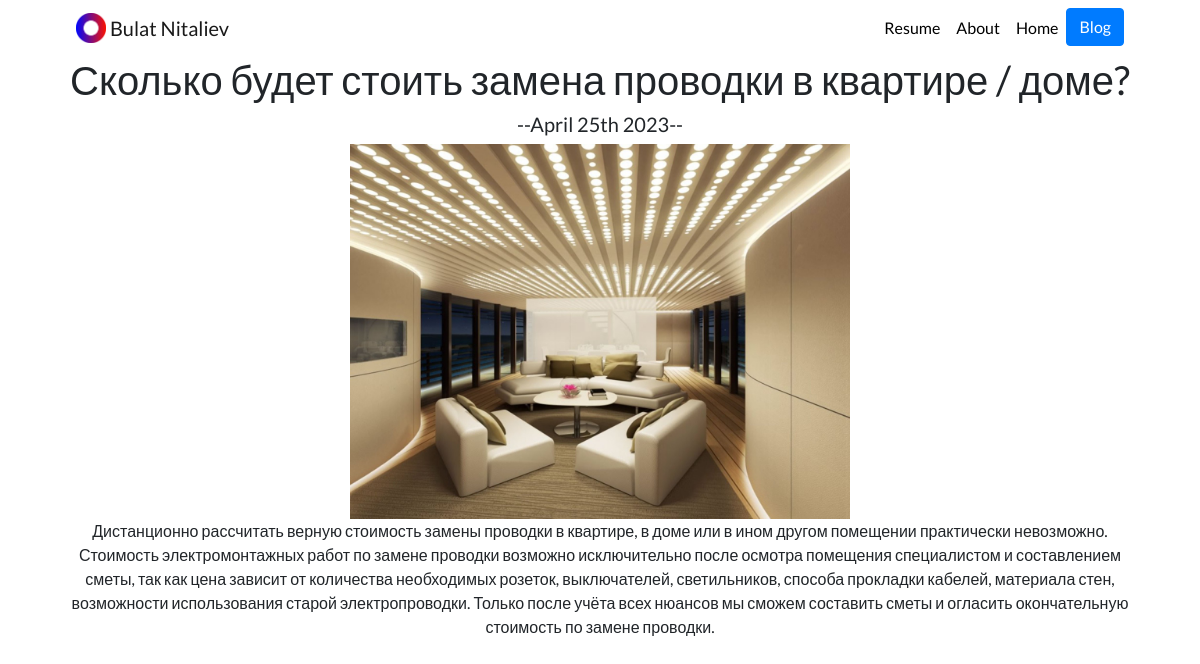
The app's page /blog/2/ with its own data.
### blog/models.py (models this page shows, shortened)
class Blog(models.Model):
	title = models.CharField(max_length=200)
	text = models.TextField()
	date = models.DateField()
	image = models.ImageField(upload_to='blog/images')

### blog/views.py (the view)
# urls.py: path('<int:blog_id>/',views.detail,name='detail'),
def detail(request,blog_id):
	blog = get_object_or_404(Blog,pk=blog_id)
	return render(request,'blog/detail.html',{'blog':blog})

### blog/templates/blog/detail.html
{% extends 'portfolio/base.html' %}
{% block content %}
<h1>{{ blog.title }}</h1>
<h5>--{{ blog.date|date:'F jS Y' }}--</h5>
<img src="{{ blog.image.url }}" width="500" alt="">
<p>{{ blog.text }}</p>
{% endblock %}

### portfolio/static/portfolio/custom.css (style rules this page uses)
body { font-family: 'Lato', sans-serif; }

### records on screen
Blog: title "Сколько будет стоить замена проводки в квартире / доме?", date "April 25th 2023", image (picture), text "Дистанционно рассчитать верную стоимость замены проводки в квартире, в доме или в ином другом помещении практически невозможно. Стоимость электромонтажных работ по замене проводки возможно исключительно после осмотра помещения специалистом и составлением сметы, так как цена зависит от количества необходимых розеток, выключателей, светильников, способа прокладки кабелей, материала стен, возможности использования старой электропроводки. Только после учёта всех нюансов мы сможем составить сметы и огласить окончательную стоимость по замене проводки."
